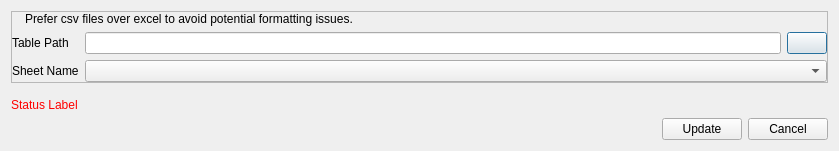
<?xml version="1.0" encoding="UTF-8"?>
<ui version="4.0">
 <class>Dialog</class>
 <widget class="QDialog" name="Dialog">
  <property name="windowModality">
   <enum>Qt::ApplicationModal</enum>
  </property>
  <property name="geometry">
   <rect>
    <x>0</x>
    <y>0</y>
    <width>839</width>
    <height>151</height>
   </rect>
  </property>
  <property name="windowTitle">
   <string>Collection Update</string>
  </property>
  <layout class="QVBoxLayout" name="verticalLayout">
   <item alignment="Qt::AlignTop">
    <widget class="QFrame" name="frame_4">
     <property name="frameShape">
      <enum>QFrame::StyledPanel</enum>
     </property>
     <property name="frameShadow">
      <enum>QFrame::Raised</enum>
     </property>
     <layout class="QVBoxLayout" name="verticalLayout_3">
      <property name="leftMargin">
       <number>0</number>
      </property>
      <property name="topMargin">
       <number>0</number>
      </property>
      <property name="rightMargin">
       <number>0</number>
      </property>
      <property name="bottomMargin">
       <number>0</number>
      </property>
      <item>
       <layout class="QHBoxLayout" name="horizontalLayout_3">
        <item alignment="Qt::AlignLeft">
         <widget class="QFrame" name="frame_3">
          <property name="sizePolicy">
           <sizepolicy hsizetype="Minimum" vsizetype="Minimum">
            <horstretch>0</horstretch>
            <verstretch>0</verstretch>
           </sizepolicy>
          </property>
          <property name="frameShape">
           <enum>QFrame::NoFrame</enum>
          </property>
          <property name="frameShadow">
           <enum>QFrame::Raised</enum>
          </property>
          <layout class="QHBoxLayout" name="horizontalLayout_4">
           <property name="leftMargin">
            <number>0</number>
           </property>
           <property name="topMargin">
            <number>0</number>
           </property>
           <property name="rightMargin">
            <number>0</number>
           </property>
           <property name="bottomMargin">
            <number>0</number>
           </property>
           <item>
            <widget class="QLabel" name="label_3">
             <property name="maximumSize">
              <size>
               <width>20</width>
               <height>20</height>
              </size>
             </property>
             <property name="text">
              <string/>
             </property>
             <property name="pixmap">
              <pixmap resource="../../../assets/resource_files/resources.qrc">:/icons/information.png</pixmap>
             </property>
             <property name="scaledContents">
              <bool>true</bool>
             </property>
            </widget>
           </item>
           <item>
            <widget class="QLabel" name="label_4">
             <property name="text">
              <string>Prefer csv files over excel to avoid potential formatting issues.</string>
             </property>
            </widget>
           </item>
          </layout>
         </widget>
        </item>
       </layout>
      </item>
      <item>
       <layout class="QFormLayout" name="formLayout">
        <item row="0" column="0">
         <widget class="QLabel" name="label">
          <property name="text">
           <string>Table Path</string>
          </property>
         </widget>
        </item>
        <item row="1" column="0">
         <widget class="QLabel" name="label_2">
          <property name="text">
           <string>Sheet Name</string>
          </property>
         </widget>
        </item>
        <item row="0" column="1">
         <layout class="QHBoxLayout" name="horizontalLayout_2">
          <item>
           <widget class="QLineEdit" name="tablePathEdit"/>
          </item>
          <item>
           <widget class="QPushButton" name="tablePathButton">
            <property name="text">
             <string/>
            </property>
            <property name="icon">
             <iconset resource="../../../assets/resource_files/resources.qrc">
              <normaloff>:/icons/file.png</normaloff>:/icons/file.png</iconset>
            </property>
           </widget>
          </item>
         </layout>
        </item>
        <item row="1" column="1">
         <widget class="QComboBox" name="sheetNameComboBox"/>
        </item>
       </layout>
      </item>
     </layout>
    </widget>
   </item>
   <item alignment="Qt::AlignBottom">
    <widget class="QFrame" name="frame">
     <property name="frameShape">
      <enum>QFrame::NoFrame</enum>
     </property>
     <property name="frameShadow">
      <enum>QFrame::Raised</enum>
     </property>
     <layout class="QVBoxLayout" name="verticalLayout_2">
      <property name="leftMargin">
       <number>0</number>
      </property>
      <property name="topMargin">
       <number>0</number>
      </property>
      <property name="rightMargin">
       <number>0</number>
      </property>
      <property name="bottomMargin">
       <number>0</number>
      </property>
      <item>
       <widget class="QLabel" name="statusLabel">
        <property name="styleSheet">
         <string notr="true">color: red</string>
        </property>
        <property name="text">
         <string>Status Label</string>
        </property>
       </widget>
      </item>
      <item alignment="Qt::AlignRight">
       <widget class="QFrame" name="frame_2">
        <property name="frameShape">
         <enum>QFrame::NoFrame</enum>
        </property>
        <property name="frameShadow">
         <enum>QFrame::Raised</enum>
        </property>
        <layout class="QHBoxLayout" name="horizontalLayout">
         <property name="leftMargin">
          <number>0</number>
         </property>
         <property name="topMargin">
          <number>0</number>
         </property>
         <property name="rightMargin">
          <number>0</number>
         </property>
         <property name="bottomMargin">
          <number>0</number>
         </property>
         <item>
          <widget class="QPushButton" name="updateButton">
           <property name="text">
            <string>Update</string>
           </property>
          </widget>
         </item>
         <item>
          <widget class="QPushButton" name="cancelButton">
           <property name="text">
            <string>Cancel</string>
           </property>
          </widget>
         </item>
        </layout>
       </widget>
      </item>
     </layout>
    </widget>
   </item>
  </layout>
 </widget>
 <resources>
  <include location="../../../assets/resource_files/resources.qrc"/>
 </resources>
 <connections/>
</ui>
